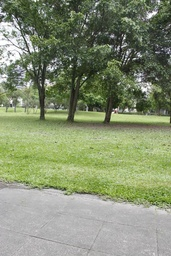
#> input picture src/2.jpg, 171 x 256 px, shrunk from 528 x 792 before the run, found by its file name
$ python ImageStitching.py
#> lines starting #> are read from the running program, lines starting #| are printed output that depends on the picture
#> in main, blended_image is the input picture: shape (256, 171, 3); mean B, G, R 114.6, 143.8, 133.7
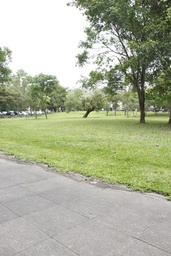
#> input picture src/1.jpg, 171 x 256 px, shrunk from 528 x 792 before the run, found by its file name
#> in main, left_image is the input picture: shape (256, 171, 3); mean B, G, R 152.8, 177.6, 172.2
### src/ImageBlender.py
import cv2
import numpy as np
class ImageBlender:
  def __init__(self, left_image, right_image, pyramid_length, sigma, filter_dimension):
      self.left_image = left_image
      self.right_image = right_image
      self.filter_dimension = filter_dimension
      self.sigma = sigma
      self.pyramid_length = pyramid_length
      self.left_gauss_pyramid = []
      self.right_gauss_pyramid = []
      self.left_upsampled_images = []
      self.right_upsampled_images = []
      self.left_laplacian_pyramid = []
      self.right_lapcalican_pyramid = []
      self.combined_laplacian_pyramid = []
      self.blended_images = []

  def apply_gauss(self, image):
    # [8 lines of commented-out code are left out]
    return cv2.GaussianBlur(image, (self.filter_dimension, self.filter_dimension), self.sigma)

  def apply_subsampling(self, image):
    image = self.apply_gauss(image)
    image_height, image_width, image_channel = image.shape
    subsampled_image = np.zeros((image_height // 2, image_width // 2, image_channel), np.uint8)
    for row in range(image_height // 2):
      for column in range(image_width // 2):
        for channel in range(image_channel):
          subsampled_image[row][column][channel] = image[row * 2, column * 2, channel]
    return subsampled_image

  def apply_upsampling(self, image, shape):
    image_height, image_width, image_channel = image.shape
    upsampled_image = np.zeros(shape, np.uint8)
    for row in range(image_height * 2):
      for column in range(image_width * 2):
        for channel in range(image_channel):
          upsampled_image[row][column][channel] = image[row // 2, column // 2, channel]
    return self.apply_gauss(upsampled_image)

  # [9 lines left out: function apply_half_image_mask, not called in this run]

  def blend(self):
    #crate left and right gauss pyramid
    #left
    self.left_gauss_pyramid.append(self.left_image)
    for _ in range(self.pyramid_length - 1):
      self.left_gauss_pyramid.append(self.apply_subsampling(np.copy(self.left_gauss_pyramid[-1])))

    #right
    self.right_gauss_pyramid.append(self.right_image)
    for _ in range(self.pyramid_length - 1):
      self.right_gauss_pyramid.append(self.apply_subsampling(np.copy(self.right_gauss_pyramid[-1])))
    #

    #create left and right upsampled images list
    #left
    for img in range(1, len(self.left_gauss_pyramid)):
      upsampled_image = self.apply_upsampling(np.copy(self.left_gauss_pyramid[img]), self.left_gauss_pyramid[img - 1].shape)
      self.left_upsampled_images.append(upsampled_image)

    #right
    for img in range(1, len(self.right_gauss_pyramid)):
      upsampled_image = self.apply_upsampling(np.copy(self.right_gauss_pyramid[img]), self.right_gauss_pyramid[img - 1].shape)
      self.right_upsampled_images.append(upsampled_image)
    #

    #create left and right laplacian pyramid list
    #left
    for img in range(len(self.left_upsampled_images)):
      self.left_laplacian_pyramid.append(np.subtract(self.left_gauss_pyramid[img], self.left_upsampled_images[img]))

    #right
    for img in range(len(self.right_upsampled_images)):
      self.right_lapcalican_pyramid.append(np.subtract(self.right_gauss_pyramid[img], self.right_upsampled_images[img]))
    #

    #create combined laplacian pyramid
    for img in range(len(self.right_lapcalican_pyramid)):
      self.combined_laplacian_pyramid.append(np.concatenate((self.left_laplacian_pyramid[img], self.right_lapcalican_pyramid[img]), axis=1))

    #blend
    for img in range(len(self.left_upsampled_images) - 1, -1, -1):
      if len(self.blended_images) == 0:
        concatenated_upsamples = np.concatenate((self.left_upsampled_images[img], self.right_upsampled_images[img]), axis=1)
        self.blended_images.append(self.apply_upsampling(np.add(concatenated_upsamples, self.combined_laplacian_pyramid[img]), self.combined_laplacian_pyramid[img - 1].shape))
      elif img > 0:
        self.blended_images.append(self.apply_upsampling(np.add(self.blended_images[-1], self.combined_laplacian_pyramid[img]), self.combined_laplacian_pyramid[img - 1].shape))
      else:
        self.blended_images.append(np.add(self.blended_images[-1], self.combined_laplacian_pyramid[img]))
    #self.write_list(self.blended_images)
    result = self.blended_images[-1].astype(np.uint8)
    return result


  # [5 lines left out: function write_list, not called in this run]

  def get_laplacian_pyramid(self):
    return self.laplacian_images

  def get_upsampled_images(self):
    return self.subsampled_images

  # [4 lines left out: function get_gaussian_filter, not called in this run]

### src/ImageStitching.py
from ImageBlender import ImageBlender
import numpy as np
import cv2

"""
!!!ATTENTION!!!
TO RUN CODE
PLEASE GIVE THE PATH OF THE IMAGES IN THE "input_images" LIST
0 INDEX(LEFT) ---> N INDEX(RIGHT)
"""
input_images = [r"C:\Users\MONSTER\GitHub\PanoramaImageCreator\src\1.jpg", r"C:\Users\MONSTER\GitHub\PanoramaImageCreator\src\2.jpg", r"C:\Users\MONSTER\GitHub\PanoramaImageCreator\src\3.jpg"]

class ImageStitching():
    def __init__(self) :
        self.ratio = 0.85
        self.min_match = 15
        self.sift = cv2.SIFT_create()

    def registration(self, left_image, right_image):
        key_points_left_image, left_image_destination = self.sift.detectAndCompute(left_image, None)
#> key_points_left_image = 307 keypoints; strongest (x, y, size): (82, 58, 6.4), (146, 84, 3.2), (86, 116, 2.5), (129, 54, 2.7)
        key_points_right_image, right_image_destination = self.sift.detectAndCompute(right_image, None)
#> key_points_right_image = 363 keypoints; strongest (x, y, size): (126, 110, 2.3), (154, 13, 2.8), (149, 16, 3.8), (47, 81, 3.2)
        brute_force_matcher = cv2.BFMatcher()
        raw_matches = brute_force_matcher.knnMatch(left_image_destination, right_image_destination, k=2)
#> raw_matches = 307 matches
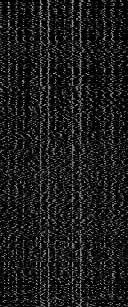
#> left_image_destination: shape (307, 128) float32; min 0, max 180, mean 27.4
        good_matches=[]
        good_points = []
        for mL, mR in raw_matches:
            if mL.distance < self.ratio * mR.distance:
                good_points.append((mL.trainIdx, mR.queryIdx))
                good_matches.append([mL])
#> after the loop, good_matches = 88 matches; good_points = 88 pairs, first value 0 to 332, second value 11 to 303
        #img3 = cv2.drawMatchesKnn(left_image, key_points_left_image, right_image, key_points_right_image, good_matches, None, flags=2)
        #cv2.imwrite('---.jpg', img3)
        if len(good_points) > self.min_match:
            left_image_key_points = np.float32(
                [key_points_left_image[i].pt for (_, i) in good_points])
#> left_image_key_points = 88 pairs, first value 8.38 to 167.4, second value 5.55 to 194.4
            right_image_key_points = np.float32(
                [key_points_right_image[i].pt for (i, _) in good_points])
#> right_image_key_points = 88 pairs, first value 3 to 153.8, second value 5.29 to 205.6
            H, status = cv2.findHomography(right_image_key_points, left_image_key_points, cv2.RANSAC, 5.0)
#> H = [[0.774, 0.0193, 98.95], [-0.163, 0.937, 10.14], [-0.00125, -5.33e-05, 1]]; status = 88 values, max 1 at index 12, min 0 at index 0, mean 0.841
        return H

    def blending(self, left_image, right_image):
        H = self.registration(left_image, right_image)
        """
        +----------+----------+
        |          |          |
        |   left   |  right   |
        |  image   |  image   |
        |          |          |
        +----------+----------+
        blended image height = left or right image height
        blended image width  = left image width + right image width
        """
        left_image_height = left_image.shape[0]
#> left_image_height = 256
        left_image_width = left_image.shape[1]
#> left_image_width = 171
        right_image_width = right_image.shape[1]
#> right_image_width = 171
        blended_image_height= left_image_height
#> blended_image_height = 256
        blended_image_width = left_image_width + right_image_width
#> blended_image_width = 342
        blended_image_with_left_image = np.zeros((blended_image_height, blended_image_width, 3))
        blended_image_with_left_image[0 : left_image.shape[0], 0 : left_image.shape[1], : ] = left_image
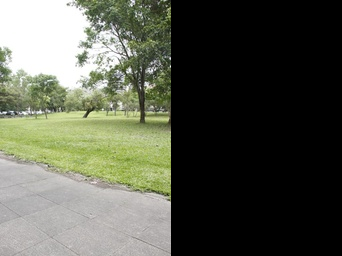
#> blended_image_with_left_image: shape (256, 342, 3) float64; mean B, G, R 76.4, 88.8, 86.1
        H_applied_right_image = cv2.warpPerspective(right_image, H, (blended_image_width, blended_image_height))
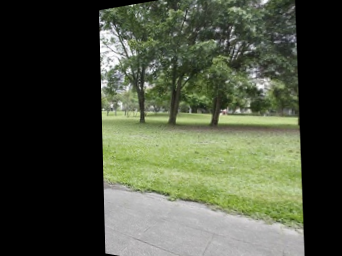
#> H_applied_right_image: shape (256, 342, 3); mean B, G, R 63.4, 81.3, 75.2
        result = np.concatenate((blended_image_with_left_image[: , 0: blended_image_width // 2 ], H_applied_right_image[:, blended_image_width // 2 : blended_image_width]), axis=1)
        image_blender = ImageBlender(result[: , 0: blended_image_width // 2 ], result[:, blended_image_width // 2 : blended_image_width], 4, 1.5, 7)
        blended_image = image_blender.blend()
#> after the loop in blend, `for _ in range(self.pyramid_length - 1):`: self.left_gauss_pyramid = 4 items
#> the loop in blend, `for _ in range(self.pyramid_length - 1):` made 3 passes
#> pass 2, in apply_subsampling (call 5), `image = self.apply_gauss(image)`:
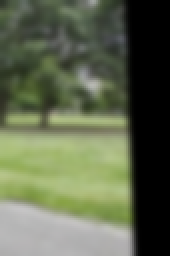
#> image: shape (128, 85, 3) (shown 2 times larger); mean of channels 0, 1, 2 78.1, 102.9, 94.7; drawn as B, G, R
#> the loop in blend, `for img in range(1, len(self.left_gauss_pyramid)):` made 3 passes
#> (image_height in apply_upsampling, image_width in apply_upsampling) on passes 1 to 3: (128, 85), (64, 42), (32, 21)
#> after the loop in blend, `for img in range(1, len(self.left_gauss_pyramid)):`: self.left_upsampled_images = 3 items
#> the loop in blend, `for img in range(1, len(self.right_gauss_pyramid)):` made 3 passes
#> the loop in blend, `for img in range(len(self.left_upsampled_images)):` made 3 passes
#> the loop in blend, `for img in range(len(self.right_upsampled_images)):` made 3 passes
#> the loop in blend, `for img in range(len(self.right_lapcalican_pyramid)):` made 3 passes
#> the loop in blend, `for img in range(len(self.left_upsampled_images) - 1, -1, -1):` made 3 passes
#> img on pass 1: 2
#> pass 1, in blend, `concatenated_upsamples = np.concatenate((self.left_upsampled_images[im..`:
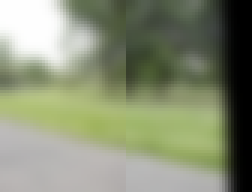
#> concatenated_upsamples: shape (64, 84, 3) (shown 3 times larger); mean of channels 0, 1, 2 117.2, 142.2, 135.3; drawn as B, G, R
#> in blend, `result = self.blended_images[-1].astype(np.uint8)`:
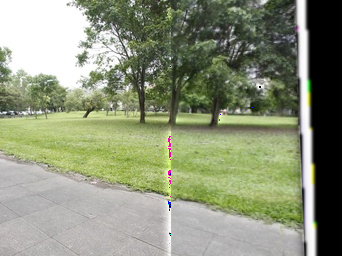
#> result: shape (256, 342, 3); mean of channels 0, 1, 2 122.5, 147.1, 140.5; drawn as B, G, R
        return blended_image

def main():
    number_of_images = len(input_images)
    left_index = number_of_images // 2 - 1
    right_index = number_of_images // 2 + 1
    stitching_direction = "left"
    blended_image = cv2.imread(input_images[number_of_images // 2])
    while True:
        if stitching_direction == "right" and right_index < number_of_images:
            right_image = cv2.imread(input_images[right_index])
            blended_image = ImageStitching().blending(blended_image, right_image)
            right_index += 1
            stitching_direction = "left"

        elif stitching_direction == "left" and -1 < left_index:
            left_image = cv2.imread(input_images[left_index])
            blended_image = ImageStitching().blending(left_image, blended_image)
            left_index -= 1
            stitching_direction = "right"
        else:
            break
#> pass 2 of the loop in main, `while True:`:
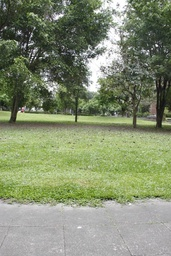
#> input picture src/3.jpg, 171 x 256 px, shrunk from 528 x 792 before the run, found by its file name
#> in main, right_image is the input picture: shape (256, 171, 3); mean B, G, R 112.9, 141.3, 131.6
#> key_points_left_image = 745 keypoints; strongest (x, y, size): (169, 203, 2.1), (170, 174, 2), (82, 58, 6.4), (146, 84, 3.2)
#> key_points_right_image = 332 keypoints; strongest (x, y, size): (33, 109, 2.3), (19, 33, 2.6), (46, 79, 2), (93, 56, 2.8)
#> raw_matches = 745 matches
#> in registration (call 2), `raw_matches = brute_force_matcher.knnMatch(left_image_destination, rig..`:
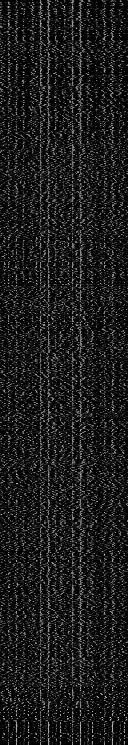
#> left_image_destination: shape (745, 128) float32; min 0, max 192, mean 27.7
#> after the loop in registration (call 2), `for mL, mR in raw_matches:`: good_matches = 116 matches; good_points = 116 pairs, first value 1 to 327, second value 17 to 743
#> left_image_key_points = 116 pairs, first value 10.17 to 314.1, second value 5.92 to 222.3
#> right_image_key_points = 116 pairs, first value 4.14 to 162.9, second value 8.76 to 206.1
#> in registration (call 2), `H, status = cv2.findHomography(right_image_key_points, left_image_key_..`: H = [[0.537, 0.017, 195.7], [-0.321, 0.995, 2.64], [-0.00259, -6.82e-05, 1]]; status = 116 values, max 1 at index 38, min 0 at index 0, mean 0.44
#> H_applied_right_image: shape (256, 513, 3)
#> self.left_image: shape (256, 256, 3) float64
#> self.right_image: shape (256, 257, 3) float64
#> the loop in blend (call 2), `for img in range(1, len(self.left_gauss_pyramid)):` made 3 passes
#> (image_height in apply_upsampling, image_width in apply_upsampling) on passes 1 to 3: (128, 128), (64, 64), (32, 32)
#> pass 3, in blend (call 2), `upsampled_image = self.apply_upsampling(np.copy(self.left_gauss_pyrami..`:
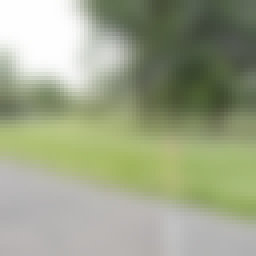
#> upsampled_image: shape (64, 64, 3) (shown 4 times larger); mean of channels 0, 1, 2 137, 164.1, 157.1; drawn as B, G, R
#> the loop in blend (call 2), `for img in range(1, len(self.right_gauss_pyramid)):` made 3 passes
#> the loop in blend (call 2), `for img in range(len(self.left_upsampled_images)):` made 3 passes
#> the loop in blend (call 2), `for img in range(len(self.right_upsampled_images)):` made 3 passes
#> the loop in blend (call 2), `for img in range(len(self.right_lapcalican_pyramid)):` made 3 passes
#> the loop in blend (call 2), `for img in range(len(self.left_upsampled_images) - 1, -1, -1):` made 3 passes
#> img on pass 1: 2
    cv2.imwrite("panorama.jpg", blended_image)


if __name__ == '__main__':
    main()
